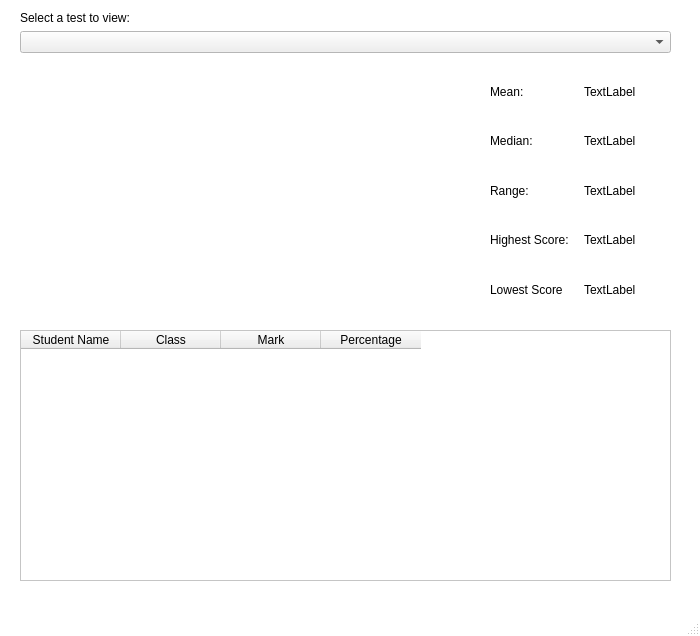
<?xml version="1.0" encoding="UTF-8"?>
<ui version="4.0">
 <class>MainWindow</class>
 <widget class="QMainWindow" name="MainWindow">
  <property name="geometry">
   <rect>
    <x>0</x>
    <y>0</y>
    <width>700</width>
    <height>636</height>
   </rect>
  </property>
  <property name="palette">
   <palette>
    <active>
     <colorrole role="Base">
      <brush brushstyle="SolidPattern">
       <color alpha="255">
        <red>255</red>
        <green>255</green>
        <blue>255</blue>
       </color>
      </brush>
     </colorrole>
     <colorrole role="Window">
      <brush brushstyle="SolidPattern">
       <color alpha="255">
        <red>255</red>
        <green>255</green>
        <blue>255</blue>
       </color>
      </brush>
     </colorrole>
    </active>
    <inactive>
     <colorrole role="Base">
      <brush brushstyle="SolidPattern">
       <color alpha="255">
        <red>255</red>
        <green>255</green>
        <blue>255</blue>
       </color>
      </brush>
     </colorrole>
     <colorrole role="Window">
      <brush brushstyle="SolidPattern">
       <color alpha="255">
        <red>255</red>
        <green>255</green>
        <blue>255</blue>
       </color>
      </brush>
     </colorrole>
    </inactive>
    <disabled>
     <colorrole role="Base">
      <brush brushstyle="SolidPattern">
       <color alpha="255">
        <red>255</red>
        <green>255</green>
        <blue>255</blue>
       </color>
      </brush>
     </colorrole>
     <colorrole role="Window">
      <brush brushstyle="SolidPattern">
       <color alpha="255">
        <red>255</red>
        <green>255</green>
        <blue>255</blue>
       </color>
      </brush>
     </colorrole>
    </disabled>
   </palette>
  </property>
  <property name="windowTitle">
   <string>MainWindow</string>
  </property>
  <property name="autoFillBackground">
   <bool>true</bool>
  </property>
  <widget class="QWidget" name="centralwidget">
   <widget class="QLabel" name="current_class">
    <property name="geometry">
     <rect>
      <x>20</x>
      <y>10</y>
      <width>211</width>
      <height>16</height>
     </rect>
    </property>
    <property name="text">
     <string>Select a test to view:</string>
    </property>
   </widget>
   <widget class="QWidget" name="horizontalLayoutWidget_2">
    <property name="geometry">
     <rect>
      <x>20</x>
      <y>30</y>
      <width>651</width>
      <height>25</height>
     </rect>
    </property>
    <layout class="QHBoxLayout" name="horizontalLayout_2">
     <item>
      <widget class="QComboBox" name="comboBox_tests">
       <property name="sizePolicy">
        <sizepolicy hsizetype="MinimumExpanding" vsizetype="Fixed">
         <horstretch>0</horstretch>
         <verstretch>0</verstretch>
        </sizepolicy>
       </property>
       <property name="currentText">
        <string/>
       </property>
      </widget>
     </item>
    </layout>
   </widget>
   <widget class="QTableWidget" name="table_results">
    <property name="geometry">
     <rect>
      <x>20</x>
      <y>330</y>
      <width>651</width>
      <height>251</height>
     </rect>
    </property>
    <property name="editTriggers">
     <set>QAbstractItemView::NoEditTriggers</set>
    </property>
    <property name="alternatingRowColors">
     <bool>true</bool>
    </property>
    <property name="selectionMode">
     <enum>QAbstractItemView::NoSelection</enum>
    </property>
    <property name="showGrid">
     <bool>true</bool>
    </property>
    <property name="columnCount">
     <number>4</number>
    </property>
    <attribute name="horizontalHeaderCascadingSectionResizes">
     <bool>false</bool>
    </attribute>
    <attribute name="horizontalHeaderShowSortIndicator" stdset="0">
     <bool>false</bool>
    </attribute>
    <attribute name="horizontalHeaderStretchLastSection">
     <bool>false</bool>
    </attribute>
    <attribute name="verticalHeaderCascadingSectionResizes">
     <bool>false</bool>
    </attribute>
    <column>
     <property name="text">
      <string>Student Name</string>
     </property>
    </column>
    <column>
     <property name="text">
      <string>Class</string>
     </property>
    </column>
    <column>
     <property name="text">
      <string>Mark</string>
     </property>
    </column>
    <column>
     <property name="text">
      <string>Percentage</string>
     </property>
    </column>
   </widget>
   <widget class="QWidget" name="widget_statistics" native="true">
    <property name="geometry">
     <rect>
      <x>490</x>
      <y>70</y>
      <width>181</width>
      <height>241</height>
     </rect>
    </property>
    <widget class="QWidget" name="verticalLayoutWidget">
     <property name="geometry">
      <rect>
       <x>0</x>
       <y>0</y>
       <width>181</width>
       <height>241</height>
      </rect>
     </property>
     <layout class="QVBoxLayout" name="verticalLayout">
      <item>
       <layout class="QHBoxLayout" name="horizontalLayout">
        <item>
         <widget class="QLabel" name="label">
          <property name="text">
           <string>Mean:</string>
          </property>
         </widget>
        </item>
        <item>
         <widget class="QLabel" name="label_mean">
          <property name="text">
           <string>TextLabel</string>
          </property>
         </widget>
        </item>
       </layout>
      </item>
      <item>
       <layout class="QHBoxLayout" name="horizontalLayout_3">
        <item>
         <widget class="QLabel" name="label_3">
          <property name="text">
           <string>Median:</string>
          </property>
         </widget>
        </item>
        <item>
         <widget class="QLabel" name="label_median">
          <property name="text">
           <string>TextLabel</string>
          </property>
         </widget>
        </item>
       </layout>
      </item>
      <item>
       <layout class="QHBoxLayout" name="horizontalLayout_4">
        <item>
         <widget class="QLabel" name="label_5">
          <property name="text">
           <string>Range:</string>
          </property>
         </widget>
        </item>
        <item>
         <widget class="QLabel" name="label_range">
          <property name="text">
           <string>TextLabel</string>
          </property>
         </widget>
        </item>
       </layout>
      </item>
      <item>
       <layout class="QHBoxLayout" name="horizontalLayout_5">
        <item>
         <widget class="QLabel" name="label_7">
          <property name="text">
           <string>Highest Score:</string>
          </property>
         </widget>
        </item>
        <item>
         <widget class="QLabel" name="label_highestScore">
          <property name="text">
           <string>TextLabel</string>
          </property>
         </widget>
        </item>
       </layout>
      </item>
      <item>
       <layout class="QHBoxLayout" name="horizontalLayout_6">
        <item>
         <widget class="QLabel" name="label_9">
          <property name="text">
           <string>Lowest Score</string>
          </property>
         </widget>
        </item>
        <item>
         <widget class="QLabel" name="label_lowestScore">
          <property name="text">
           <string>TextLabel</string>
          </property>
         </widget>
        </item>
       </layout>
      </item>
     </layout>
    </widget>
   </widget>
   <widget class="QWidget" name="widget_chart" native="true">
    <property name="geometry">
     <rect>
      <x>19</x>
      <y>70</y>
      <width>451</width>
      <height>241</height>
     </rect>
    </property>
   </widget>
  </widget>
  <widget class="QMenuBar" name="menubar">
   <property name="geometry">
    <rect>
     <x>0</x>
     <y>0</y>
     <width>700</width>
     <height>21</height>
    </rect>
   </property>
  </widget>
  <widget class="QStatusBar" name="statusbar"/>
 </widget>
 <resources/>
 <connections/>
</ui>
